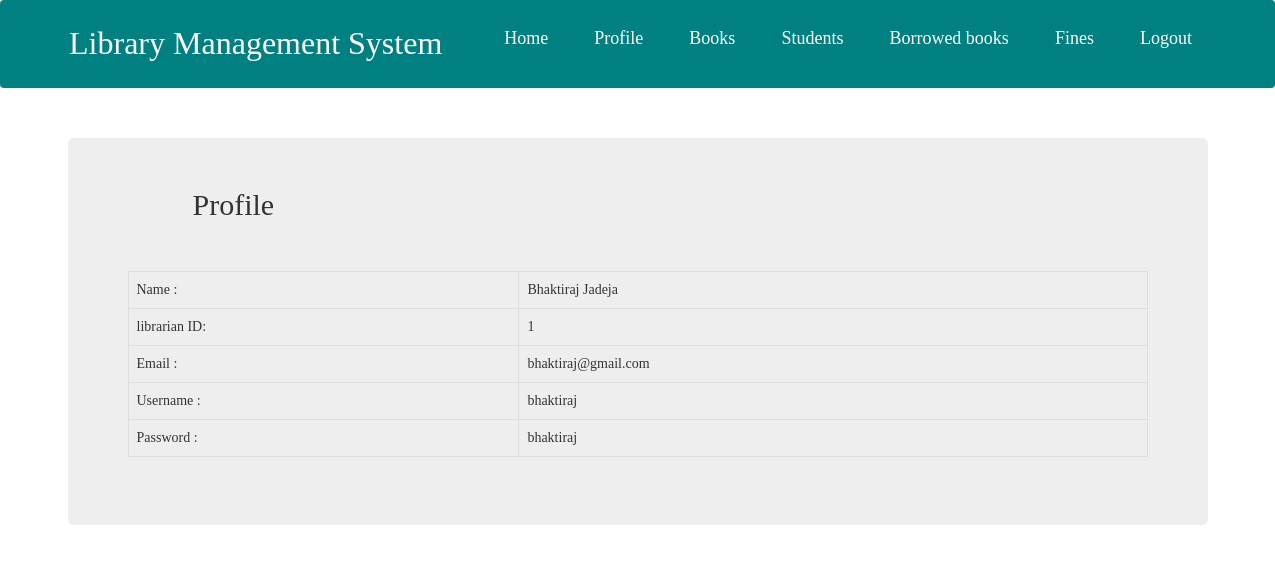
/profile_lib.php (signed in), run on the app's committed database.
### tables this page shows
CREATE TABLE `librarian` (
  `librarianId` int(100) NOT NULL,
  `libName` varchar(100) NOT NULL,
  `username` varchar(100) NOT NULL,
  `password` varchar(100) NOT NULL,
  `email` varchar(100) NOT NULL
);

### profile_lib.php (the view, shortened to what this page needs)
<?php
$librarian = $_SESSION['librarian'];
?>
<!DOCTYPE html>
<html>
<head>
<link rel="stylesheet" type="text/css" href="css/bootstrap.css">
<link rel="stylesheet" type="text/css" href="font-awesome-4.7.0/css/font-awesome.css">
<link rel="stylesheet" type="text/css" href="css/style.css">
</head>
<body>
<?php include "nav3_lib.php"; ?>
<div class="container" style="margin-top: 50px">
	<div class="row col-lg-12 col-lg-offset-1" style="margin-top: 30px;margin-bottom: 40px">
		<div class="col-lg-6 col-md-6">
			<h2>Profile</h2>
		</div>
		</div>
		<div class="jumbotron">
			<table class="table table-bordered">
				<?php
				$sql = "SELECT * from librarian where username = '$librarian'";
				$query = mysqli_query($conn, $sql);
				while($row = mysqli_fetch_assoc($query)) { ?>
				<tbody>
				<tr>
					<td>Name : </td>
					<td><?php echo $row['libName']; ?></td>
				</tr>
				<tr>
					<td>librarian ID: </td>
					<td><?php echo $row['librarianId']; ?></td>
				</tr>
				<tr>
					<td>Email : </td>
					<td><?php echo $row['email']; ?></td>
				</tr>
				<tr>
					<td>Username : </td>
					<td><?php echo $row['username']; ?></td>
				</tr>
				<tr>
					<td>Password : </td>
					<td><?php echo $row['password']; ?></td>
				</tr>
				</tbody>
				<?php } ?>
		</table>
		</div>
	</div>
</body>
</html>

### css/style.css (style rules this page uses)
body { overflow-x: hidden; }

### nav1111.css (style rules this page uses)
* { margin: 0; padding: 0; box-sizing: border-box; }
body { font-family: cursive; }

### data on the page
librarian: libName "Bhaktiraj Jadeja", librarianId "1", email "bhaktiraj@gmail.com", username "bhaktiraj", password "bhaktiraj"
